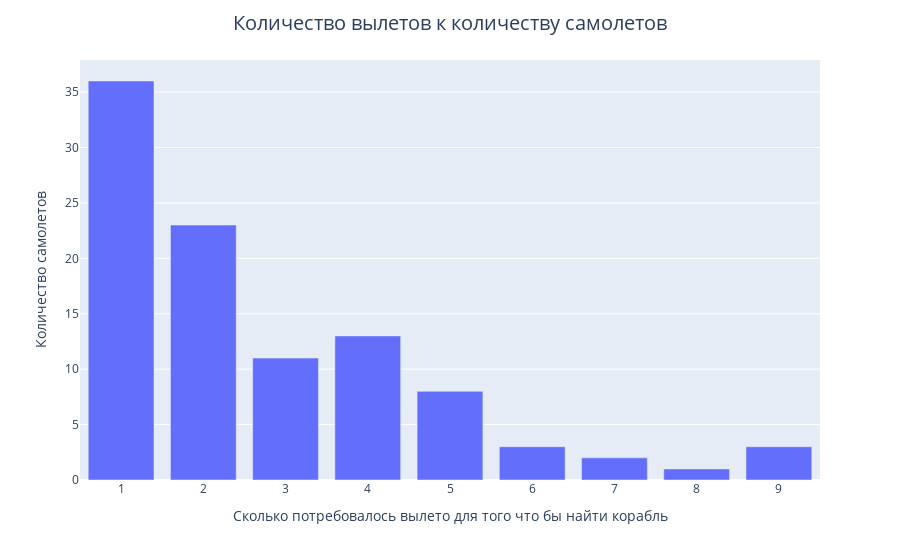

The code cell stored with this chart in its notebook:
### Markdown cell above
**Задание 9 (про самолеты)**

### Code cell
# Первоначальный анализ данных с помощью гистограммы
departure = np.array([1, 2, 3, 4, 5, 6, 7, 8, 9])
quantity = np.array([36, 23, 11, 13, 8, 3, 2, 1, 3])
alpha = 0.05
print(sum(quantity))
# График показывает какое количетсво самолетов нашло корабль с первого раза, со второго и т.д.
fig = px.bar(x=departure, y=quantity)
fig.update_layout(
    title=dict(text="Количество вылетов к количеству самолетов", font=dict(size=20), x=0.5),
    xaxis_title="Сколько потребовалось вылето для того что бы найти корабль",
    yaxis_title="Количество самолетов"
)
fig.show()

# Анализируя гистограмму можно сделать вывод, что перед нами геометрическое распределение
# Также задача постаяленная перед каждым экипажем - найти кобаль.
# Это укладывается в суть геометрического распределения, которое описывает количество испытаний k
# до первого успеха при вероятности наступления успеха p в каждом испытании.

# Нулевая гипотиза H0 - распределение геометрическое
# Альтернативная гипотиза HA - распределение НЕ геометрическое

# параметр геометрического распределения
quantity_departure_lst = [quantity[i]*departure[i] for i in range(len(quantity))]
p = 1 / (sum(quantity_departure_lst)/100)
print(f'Параметр геометрического распределения p : {round(p, 3)}')
print()
# ожидаемые вероятности
# (1-p)**(k-1) * p
# PMF геометрического распределения
expected_prob = []
for i in range(len(departure)):
    expected_prob.append(round((1-p) ** (departure[i]-1) * p, 3))
    print(f'Ожидаемая вероятность для {i+1} вылета - {round((1-p) ** (departure[i]-1) * p, 5)}')
print()

# ожидаемые частоты
# E = PMF * n
frequency = []
for i in range(len(expected_prob)):
    frequency.append(round(expected_prob[i] * 100, 3))
    print(f'Ожидаемая частота для {i+1} вылета - {round(expected_prob[i] * 100, 5)}')
print()

# расчет χ2
chi2_score = 0
for i in range(len(frequency)):
    chi2_score += ((quantity[i] - frequency[i])**2) / frequency[i]

# принятие решения
# Степени свободы = количеству категорий - количество оцениваемых параметров - 1
chi2_critical = stats.chi2.ppf(1 - alpha, df=7)

print(f'χ2 {chi2_score}')
print(f'Критическое значение χ2 {chi2_critical}')

if np.abs(chi2_score) > chi2_critical:
    print("Отклонить нулевую гипотез")
else:
    print("Нельзя отклонить нулевую гипотезу")
print()

p_value = 1 - stats.chi2.cdf(np.abs(chi2_score), df = 7)

print('P-Value :',p_value)
print('Уровень занчимости :', alpha)

if p_value < alpha:
    print("Отклонить нулевую гипотезу")
else:
    print("Нельзя отклонить нулевую гипотезу")


# Статистический вывод:
# Нет оснований отвергнуть нулевую гипотезу в пользу альтернативной

# Содержательный вывод:
# На основе полученных данных, можно сделать заключение, что выбрано верное распределние
# и оно является геометрическим

### Figure 1 — Plotly figure (JSON) as saved in the notebook; plotly's stock layout.template omitted (floating-point values rounded to 4 significant figures)
{"data": [{"alignmentgroup": "True", "hovertemplate": "x=%{x}<br>y=%{y}<extra></extra>", "legendgroup": "", "marker": {"color": "#636efa", "pattern": {"shape": ""}}, "name": "", "offsetgroup": "", "orientation": "v", "showlegend": false, "textposition": "auto", "type": "bar", "x": [1, 2, 3, 4, 5, 6, 7, 8, 9], "xaxis": "x", "y": [36, 23, 11, 13, 8, 3, 2, 1, 3], "yaxis": "y"}], "layout": {"barmode": "relative", "legend": {"tracegroupgap": 0}, "margin": {"t": 60}, "title": {"font": {"size": 20}, "text": "Количество вылетов к количеству самолетов", "x": 0.5}, "xaxis": {"anchor": "y", "domain": [0, 1], "title": {"text": "Сколько потребовалось вылето для того что бы найти корабль"}}, "yaxis": {"anchor": "x", "domain": [0, 1], "title": {"text": "Количество самолетов"}}}}
